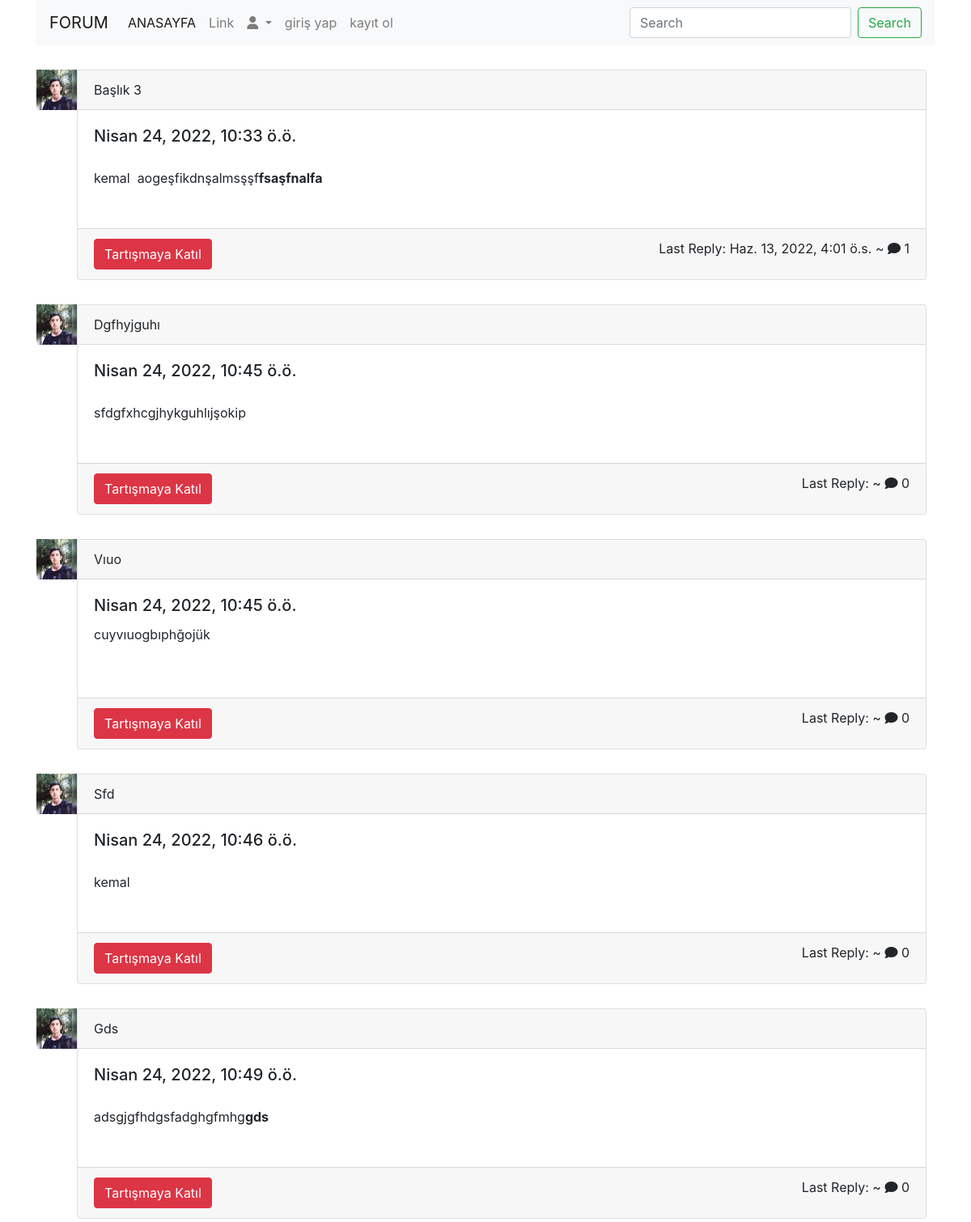
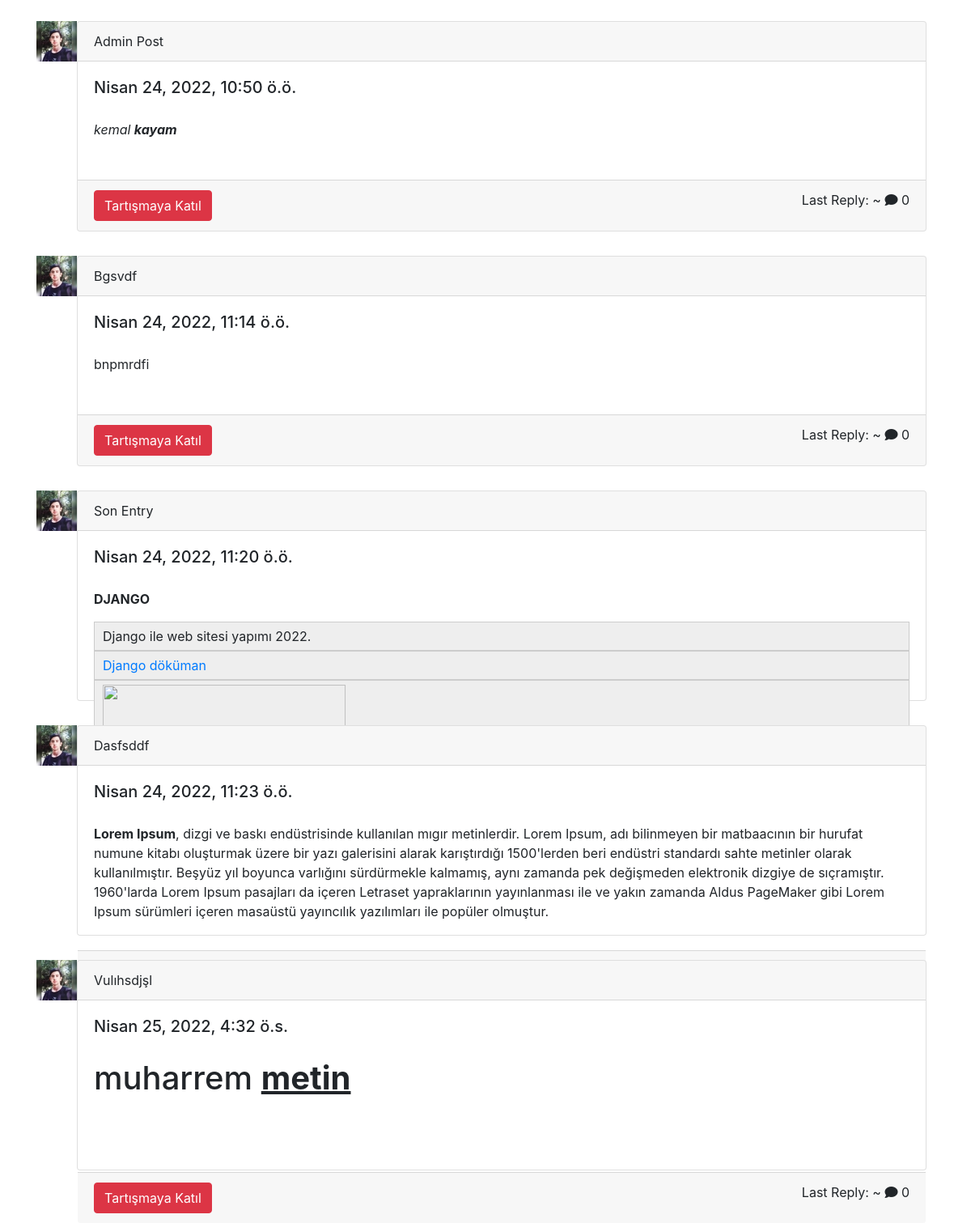
Screenshot of /event/ with the database file from the repository (2 pictures, top to bottom).
### event/models.py (models this page shows, shortened)
class Post(models.Model):
    title = models.CharField(max_length=400)
    slug = models.SlugField(max_length=400, unique=True, blank=True)
    user = models.ForeignKey(Author, on_delete=models.CASCADE)
    content = RichTextField()
    categories = models.ManyToManyField(Category)
    date = models.DateTimeField(auto_now_add=True)
    approved = models.BooleanField(default=True)
    tags = TaggableManager()
    comments = models.ManyToManyField(Comment, blank=True)
    closed = models.BooleanField(default=False)
    state = models.CharField(max_length=40, default="zero")
    @property
    def num_comments(self):
        return self.comments.count()
    @property
    def last_reply(self):
        return self.comments.latest("date")

class Author(models.Model):
    user = models.OneToOneField(User, on_delete = models.CASCADE)
    fullname = models.CharField(max_length=400, blank=True)
    slug = models.SlugField(max_length=400, unique=True, blank=True)
    bio = models.TextField()
    points = models.IntegerField(default=0)
    profile_pic = ResizedImageField(size=[50, 80], quality = 100, upload_to= "authors",  null=True, blank=True, default = "authors/indir_1.jpg")

class Comment(models.Model):
    user = models.ForeignKey(Author, on_delete=models.CASCADE)
    content = models.TextField()
    date = models.DateTimeField(auto_now_add = True)
    replies = models.ManyToManyField(Reply, blank=True)

### event/views.py (the view)
# urls.py: path('', views.index, name='index'),
def index(request):
    keyword = request.GET.get("keyword")
    if keyword:
        post = Post.objects.filter(title__contains = keyword)
        return render(request, 'index.html', {'post':post})
    post = Post.objects.all()
    return render(request, 'index.html', {'post':post})

### templates/index.html (shortened to what this page needs)
<!DOCTYPE html>
{% load static %}
<html lang="en">
<head>
    <link rel="stylesheet" href="https://cdn.jsdelivr.net/npm/bootstrap@4.0.0/dist/css/bootstrap.min.css">
    <link rel="stylesheet" href="https://cdnjs.cloudflare.com/ajax/libs/font-awesome/6.1.1/css/all.min.css">
</head>
<body>
    <div class="container">
        <div class="navvbarr">
            <nav class="navbar navbar-expand-lg navbar-light bg-light">
                <a class="navbar-brand" href="#">FORUM</a>
                <div class="collapse navbar-collapse" id="navbarSupportedContent">
                  <ul class="navbar-nav mr-auto">
                    <li class="nav-item active">
                      <a class="nav-link" href="/event">ANASAYFA <span class="sr-only">(current)</span></a>
                    </li>
                    <li class="nav-item">
                      <a class="nav-link" href="#">Link</a>
                    </li>
                    <li class="nav-item dropdown">
                      <a class="nav-link dropdown-toggle" href="#" id="navbarDropdown" role="button" data-toggle="dropdown" aria-haspopup="true" aria-expanded="false">
                        <i class="fa-solid fa-user"></i>
                      </a>
                    </li>
                    {% if request.user.is_authenticated %}
                    <p>{{request.user.username}}</p>
                    {% else %}
                    <li class="nav-item">
                      <a class="nav-link" href="/user/login">giriş yap</a>
                    </li>
                    <li class="nav-item">
                      <a class="nav-link" href="/user/register">kayıt ol</a>
                    </li>
                    {% endif %}
                  </ul>
                  <form class="form-inline my-2 my-lg-0">
                    <input class="form-control mr-sm-2" name="keyword" type="search" placeholder="Search" aria-label="Search">
                    <button class="btn btn-outline-success my-2 my-sm-0" type="submit">Search</button>
                  </form>
                </div>
              </nav>
        </div>
        {% block content %}
            {% for p in post %}
              <div class="arg" style="display: inline-block; position: relative;" >
                  <div class="image" style="float: left; margin-top: 30px;">
                    <img src="{{p.user.profile_pic.url}}" alt="resim" width="50px" height="50px">
                  </div>
                  <div class="card" style="margin-top: 30px; margin-left: 5px; height: 260px; width: 1050px;">
                      <div class="card-header">
                      {{p.title | title}}
                      </div>
                      <div class="card-body">
                      <h5 class="card-title">{{p.date}}</h5>
                      <p class="card-text" style="
                        overflow: hidden;
                        text-overflow: ellipsis;
                        display: -webkit-box;
                        -webkit-line-clamp: 3;
                        -webkit-box-orient: vertical;
                      ">{{p.content | safe }}</p>
                      </div>
                      <div class="card-footer justify-content-between" style="display: flex; " >
                        <a href="http://127.0.0.1:8000/event/detail/{{p.slug}}" class="btn btn-danger">Tartışmaya Katıl</a>
                        <div class="comment">
                          <span>Last Reply: {{p.last_reply.date}}</span>
                          <span>~ <i class="fa-solid fa-comment"></i> {{p.num_comments}}</span>
                        </div>
                      </div>
                  </div>
              </div>
            {% endfor %}
        {% endblock %}
    </div>
</body>
</html>

### rows the page displays
Post: user.profile_pic (picture), title "Başlık 3", date "Nisan 24, 2022, 10:33 ö.ö.", content "kemal aogeşfikdnşalmsşşf fsaşfnalfa", last_reply "Haz. 13, 2022, 4:01 ö.s.", num_comments "1"
Post: user.profile_pic (picture), title "Dgfhyjguhı", date "Nisan 24, 2022, 10:45 ö.ö.", content "sfdgfxhcgjhykguhlıjşokip", num_comments "0"
Post: user.profile_pic (picture), title "Vıuo", date "Nisan 24, 2022, 10:45 ö.ö.", content "cuyvıuogbıphğojük", num_comments "0"
Post: user.profile_pic (picture), title "Sfd", date "Nisan 24, 2022, 10:46 ö.ö.", content "kemal", num_comments "0"
Post: user.profile_pic (picture), title "Gds", date "Nisan 24, 2022, 10:49 ö.ö.", content "adsgjgfhdgsfadghgfmhg gds", num_comments "0"
Post: user.profile_pic (picture), title "Admin Post", date "Nisan 24, 2022, 10:50 ö.ö.", content "kemal kayam", num_comments "0"
Post: user.profile_pic (picture), title "Bgsvdf", date "Nisan 24, 2022, 11:14 ö.ö.", content "bnpmrdfi", num_comments "0"
Post: user.profile_pic (picture), title "Son Entry", date "Nisan 24, 2022, 11:20 ö.ö.", content "DJANGO Django ile web sitesi yapımı 2022. Django döküman"
Post: user.profile_pic (picture), title "Dasfsddf", date "Nisan 24, 2022, 11:23 ö.ö.", content "Lorem Ipsum , dizgi ve baskı endüstrisinde kullanılan mıgır metinlerdir. Lorem Ipsum, adı bilinmeyen bir matbaacının bir hurufat numune kitabı oluşturmak üzere bir yazı galerisini alarak karıştırdığı 1500'lerden beri endüstri standardı sahte metinler olarak kullanılmıştır. Beşyüz yıl boyunca varlığını sürdürmekle kalmamış, aynı zamanda pek değişmeden elektronik dizgiye de sıçramıştır. 1960'larda Lorem Ipsum pasajları da içeren Letraset yapraklarının yayınlanması ile ve yakın zamanda Aldus PageMaker gibi Lorem Ipsum sürümleri içeren masaüstü yayıncılık yazılımları ile popüler olmuştur."
Post: user.profile_pic (picture), title "Vulıhsdjşl", date "Nisan 25, 2022, 4:32 ö.s.", content "muharrem metin", num_comments "0"
